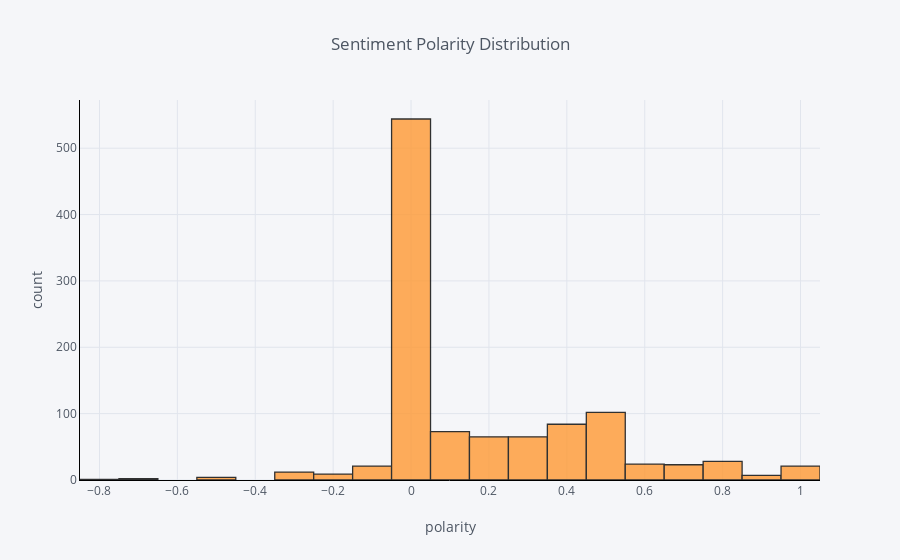

Notebook cell for this chart:
### Code cell
sldf['polarity'].iplot(
    kind='hist',
    bins=20,
    xTitle='polarity',
    linecolor='black',
    yTitle='count',
    title='Sentiment Polarity Distribution')

### Figure 1 — Plotly figure (JSON) as saved in the notebook; plotly's stock layout.template omitted (floating-point values rounded to 4 significant figures; data arrays with more than 128 entries replaced by an {"elided": "..."} marker saying what was removed)
{"data": [{"histfunc": "count", "histnorm": "", "marker": {"color": "rgba(255, 153, 51, 1.0)", "line": {"color": "#000000", "width": 1.3}}, "name": "polarity", "nbinsx": 20, "opacity": 0.8, "orientation": "v", "type": "histogram", "uid": "912277fe-1845-4f94-9c48-3afc0d76882c", "x": {"elided": "1085 float values"}}], "layout": {"barmode": "overlay", "legend": {"bgcolor": "#F5F6F9", "font": {"color": "#4D5663"}}, "paper_bgcolor": "#F5F6F9", "plot_bgcolor": "#F5F6F9", "title": {"font": {"color": "#4D5663"}, "text": "Sentiment Polarity Distribution"}, "xaxis": {"gridcolor": "#E1E5ED", "linecolor": "black", "showgrid": true, "tickfont": {"color": "#4D5663"}, "title": {"font": {"color": "#4D5663"}, "text": "polarity"}, "zerolinecolor": "#E1E5ED"}, "yaxis": {"gridcolor": "#E1E5ED", "linecolor": "black", "showgrid": true, "tickfont": {"color": "#4D5663"}, "title": {"font": {"color": "#4D5663"}, "text": "count"}, "zerolinecolor": "#E1E5ED"}}}
